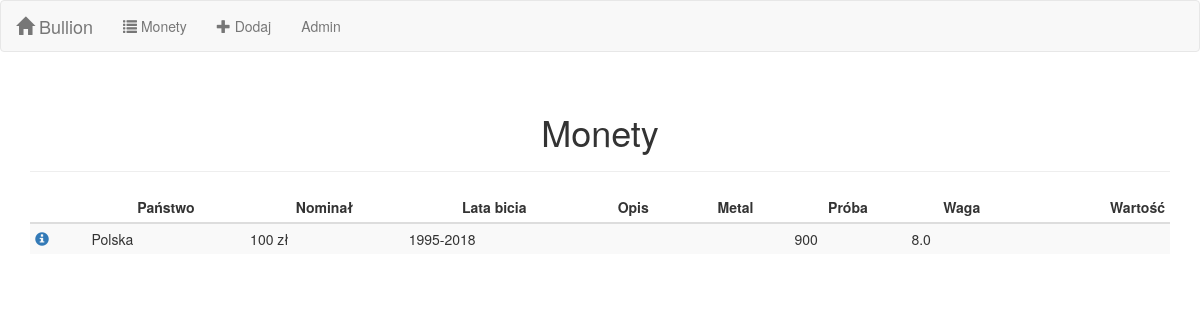
The page /coins/ on the database its author committed.
### bullion/models.py (models this page shows, shortened)
class Coin(models.Model):
    country = models.CharField(max_length=100, verbose_name='państwo')
    face_value = models.CharField(max_length=100, verbose_name='nominał')
    mint_years = models.CharField(max_length=100, verbose_name='lata wydania')
    description = models.CharField(max_length=200, blank=True, default='', verbose_name='opis')
    metal = models.ForeignKey(Metal, on_delete=models.CASCADE, verbose_name='metal')
    weight = models.FloatField(validators=[MinValueValidator(0.01)], verbose_name='waga [g]')
    fineness = models.IntegerField(validators=[MinValueValidator(10), MaxValueValidator(1000)],
                                   verbose_name='próba [/1000]')
    class Meta:
        verbose_name = 'Moneta'
        verbose_name_plural = 'Monety'

### bullion/views.py (the view)
# urls.py: path('coins/', views.CoinListView.as_view(), name='coin_list'),
class CoinListView(ListView):
    model = models.Coin
    context_object_name = 'all_coins'

### bullion/templates/bullion/coin_list.html (shortened to what this page needs)
{% extends 'bullion/base.html' %}
{% block content %}
<div class="container">
    <div class="page-header">
        <h1 class="text-center">Monety</h1>
    </div>
    {% if all_coins %}
        <table id="coinTable" class="table table-striped table-condensed" cellspacing="0" width="100%">
            <thead>
                <tr>
                    <th></th>
                    <th class="text-center">Państwo</th>
                    <th class="text-center">Nominał</th>
                    <th class="text-center">Lata bicia</th>
                    <th class="text-center">Opis</th>
                    <th class="text-center">Metal</th>
                    <th class="text-center">Próba</th>
                    <th class="text-center">Waga</th>
                    <th class="text-right">Wartość</th>
                </tr>
            </thead>
            <tbody>
                {% for coin in all_coins %}
                    <tr>
                        <td>
                            <a href="{% url 'coin_detail' coin.pk %}" title="Szczegóły...">
                                <span class="glyphicon glyphicon-info-sign"></span>
                            </a>
                        </td>
                        <td>{{ coin.country }}</td>
                        <td>{{ coin.face_value }}</td>
                        <td>{{ coin.mint_years }}</td>
                        <td>{{ coin.comments }}</td>
                        <td>{{ coin.metal.short_name }}</td>
                        <td>{{ coin.fineness }}</td>
                        <td>{{ coin.weight }}</td>
                        <td id="coin_{{ coin.pk }}" class="text-right">{{ coin.price|floatformat:2 }}</td>
                    </tr>
                {% endfor %}
            </tbody>
        </table>
    {% else %}
        <p class="text-center">Nie ma żadnych monet do pokazania.</p>
    {% endif %}
</div>
{% endblock %}

### rows shown on the page
Coin: country "Polska", face_value "100 zł", mint_years "1995-2018", fineness "900", weight "8.0"
